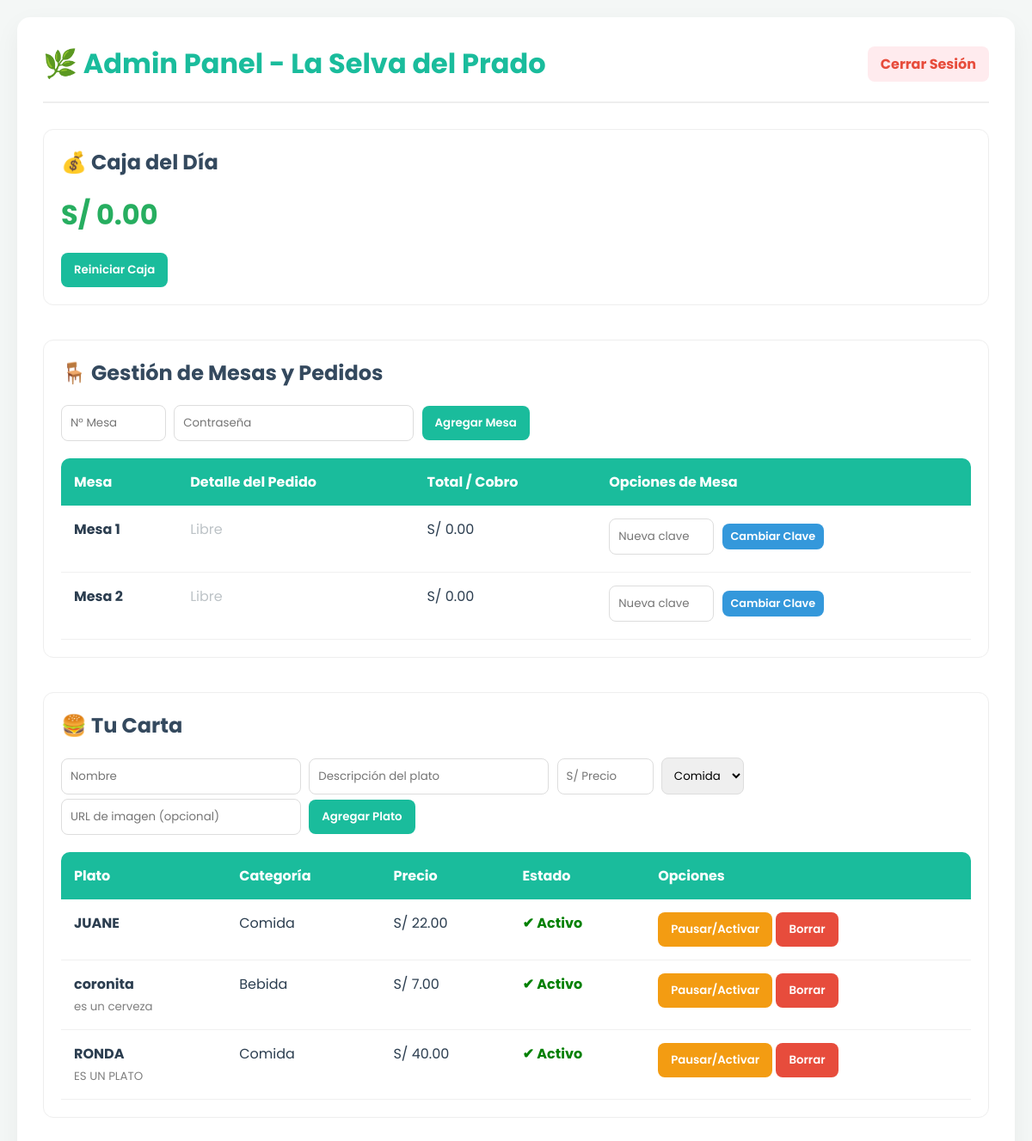
Page /admin (signed in) on the committed database.
### app.py (models this page shows)
class Mesa(db.Model):
    id = db.Column(db.Integer, primary_key=True)
    numero = db.Column(db.Integer, unique=True, nullable=False)
    password_hash = db.Column(db.String(255), nullable=False)
    pedidos = db.relationship('Pedido', backref='mesa_asignada', lazy=True)

class Plato(db.Model):
    id = db.Column(db.Integer, primary_key=True)
    nombre = db.Column(db.String(100), nullable=False)
    descripcion = db.Column(db.Text, nullable=True)
    precio = db.Column(db.Float, nullable=False)
    categoria = db.Column(db.String(50), nullable=False)
    imagen = db.Column(db.String(300), default='https://images.unsplash.com/photo-1546069901-ba9599a7e63c?auto=format&fit=crop&w=300&q=80')
    disponible = db.Column(db.Boolean, default=True)

### app.py (the view)
@app.route('/admin')
def admin_dashboard():
    if not session.get('admin_logged_in'):
        return redirect(url_for('admin_login'))
    todas_mesas = Mesa.query.order_by(Mesa.numero).all()
    todos_platos = Plato.query.all()
    pedidos_pagados = Pedido.query.filter_by(estado='Pagado').all()
    ganancias_hoy = sum(pedido.total for pedido in pedidos_pagados)
    return render_template('admin.html', mesas=todas_mesas, platos=todos_platos, ganancias=ganancias_hoy)

### templates/admin.html (shortened to what this page needs)
<!DOCTYPE html>
<html lang="es">
<head>
</head>
<body>
<div class="container">
    <div class="header">
        <h1>🌿 Admin Panel - La Selva del Prado</h1>
        <a href="/admin/logout">Cerrar Sesión</a>
    </div>
    <div class="section">
        <h2>💰 Caja del Día</h2>
        <div class="caja-total">S/ {{ "%.2f"|format(ganancias) }}</div>
        <form action="/admin/limpiar-caja" method="POST">
            <button type="submit" onclick="return confirm('¿Reiniciar la caja a S/0.00?');">Reiniciar Caja</button>
        </form>
    </div>
    <div class="section">
        <h2>🪑 Gestión de Mesas y Pedidos</h2>
        <form action="/admin/mesa/agregar" method="POST" style="margin-bottom: 15px;">
            <input type="number" name="numero" placeholder="N° Mesa" required style="width: 100px;">
            <input type="text" name="password" placeholder="Contraseña" required>
            <button type="submit">Agregar Mesa</button>
        </form>
        <table>
            <tr>
                <th>Mesa</th>
                <th>Detalle del Pedido</th>
                <th>Total / Cobro</th>
                <th>Opciones de Mesa</th>
            </tr>
            {% for mesa in mesas %}
            <tr>
                <td><strong>Mesa {{ mesa.numero }}</strong></td>
                <td>
                    {% if mesa.pedidos %}
                        {% set pedido_pendiente = mesa.pedidos | selectattr("estado", "equalto", "Pendiente") | first %}
                        {% if pedido_pendiente %}
                            <span style="color: #f39c12; font-weight: bold;">🔴 Cocinando / Comiendo</span>
                            <ul class="pedido-detalle">
                            {% for detalle in pedido_pendiente.detalles %}
                                <li>{{ detalle.cantidad }}x {{ detalle.plato.nombre }}</li>
                            {% endfor %}
                            </ul>
                        {% else %}
                            <span style="color: #bdc3c7;">Libre</span>
                        {% endif %}
                    {% else %}
                        <span style="color: #bdc3c7;">Libre</span>
                    {% endif %}
                </td>
                <td>
                    {% if mesa.pedidos and pedido_pendiente %}
                        <strong style="color: #27ae60; font-size: 1.1rem;">S/ {{ "%.2f"|format(pedido_pendiente.total) }}</strong>
                        <form action="/admin/cobrar/{{ pedido_pendiente.id }}" method="POST" style="margin-top: 10px;">
                            <select name="metodo_pago" required>
                                <option value="Efectivo">Efectivo</option>
                                <option value="Yape/Plin">Yape / Plin</option>
                                <option value="Tarjeta">Tarjeta</option>
                            </select>
                            <button type="submit" style="width: 100%; margin-top:5px;">Cobrar y Boleta</button>
                        </form>
                    {% else %}
                        S/ 0.00
                    {% endif %}
                </td>
                <td>
                    <form action="/admin/mesa/cambiar-clave/{{ mesa.id }}" method="POST">
                        <input type="text" name="nueva_clave" placeholder="Nueva clave" required style="width: 100px;">
                        <button type="submit" class="btn-small">Cambiar Clave</button>
                    </form>
                </td>
            </tr>
            {% endfor %}
        </table>
    </div>
    <div class="section">
        <h2>🍔 Tu Carta</h2>
        <form action="/admin/plato/agregar" method="POST" style="margin-bottom: 15px;">
            <input type="text" name="nombre" placeholder="Nombre" required>
            <input type="text" name="descripcion" placeholder="Descripción del plato">
            <input type="number" step="0.1" name="precio" placeholder="S/ Precio" required style="width: 90px;">
            <select name="categoria">
                <option value="Comida">Comida</option><option value="Bebida">Bebida</option>
            </select>
            <input type="text" name="imagen" placeholder="URL de imagen (opcional)">
            <button type="submit">Agregar Plato</button>
        </form>
        <table>
            <tr>
                <th>Plato</th>
                <th>Categoría</th>
                <th>Precio</th>
                <th>Estado</th>
                <th>Opciones</th>
            </tr>
            {% for plato in platos %}
            <tr>
                <td><strong>{{ plato.nombre }}</strong><br><small style="color: gray;">{{ plato.descripcion }}</small></td>
                <td>{{ plato.categoria }}</td>
                <td>S/ {{ "%.2f"|format(plato.precio) }}</td>
                <td>
                    {% if plato.disponible %}<span style="color: green; font-weight: bold;">✔ Activo</span>
                    {% else %}<span style="color: red; font-weight: bold;">✖ Agotado</span>{% endif %}
                </td>
                <td>
                    <form action="/admin/plato/toggle/{{ plato.id }}" method="POST" style="display:inline;"><button type="submit" style="background:#f39c12;">Pausar/Activar</button></form>
                    <form action="/admin/plato/eliminar/{{ plato.id }}" method="POST" style="display:inline;"><button type="submit" class="btn-danger" onclick="return confirm('¿Borrar plato permanentemente?');">Borrar</button></form>
                </td>
            </tr>
            {% endfor %}
        </table>
    </div>
</div>
</body>
</html>

### templates/admin.html (style rules this page uses)
body { font-family: 'Poppins', sans-serif; margin: 0; padding: 20px; background-color: #f4f7f6; color: #2c3e50; }
.container { max-width: 1200px; margin: 0 auto; background: white; padding: 30px; border-radius: 15px; box-shadow: 0 10px 30px rgba(0,0,0,0.05); }
.header { display: flex; justify-content: space-between; align-items: center; margin-bottom: 30px; border-bottom: 2px solid #eee; padding-bottom: 20px; }
.header h1 { margin: 0; color: #1abc9c; }
.header a { color: #e74c3c; text-decoration: none; font-weight: bold; background: #ffebee; padding: 8px 15px; border-radius: 8px; }
.section { margin-bottom: 40px; padding: 20px; background: #ffffff; border: 1px solid #eee; border-radius: 12px; }
h2 { color: #34495e; font-size: 1.5rem; margin-top: 0; }
table { width: 100%; border-collapse: separate; border-spacing: 0; margin-top: 15px; }
th { background-color: #1abc9c; color: white; padding: 15px; text-align: left; }
th:first-child { border-top-left-radius: 10px; }
th:last-child { border-top-right-radius: 10px; }
td { padding: 15px; border-bottom: 1px solid #f0f0f0; vertical-align: top; }
button { background-color: #1abc9c; color: white; border: none; padding: 10px 15px; cursor: pointer; border-radius: 8px; font-family: 'Poppins'; font-weight: 600; transition: all 0.3s; }
.btn-danger { background-color: #e74c3c; }
.btn-small { padding: 6px 10px; font-size: 0.8rem; background-color: #3498db; }
input, select { padding: 10px; border: 1px solid #ddd; border-radius: 8px; font-family: 'Poppins'; outline: none; margin-right: 5px; margin-bottom: 5px; }
.caja-total { font-size: 2rem; color: #27ae60; font-weight: bold; margin: 10px 0 20px 0; }

### rows in the picture
Mesa: numero "1", shows "Libre"
Mesa: numero "2", shows "Libre"
Plato: nombre "JUANE", categoria "Comida", precio "22.00", disponible "✔ Activo"
Plato: nombre "coronita", descripcion "es un cerveza", categoria "Bebida", precio "7.00", disponible "✔ Activo"
Plato: nombre "RONDA", descripcion "ES UN PLATO", categoria "Comida", precio "40.00", disponible "✔ Activo"

### other values in the picture
{{ "%.2f"|format(ganancias) }} "0.00"
